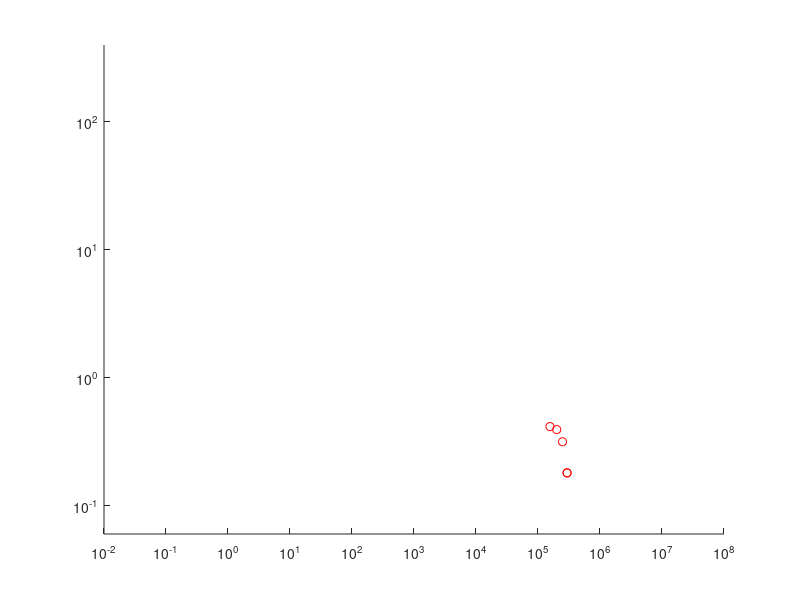
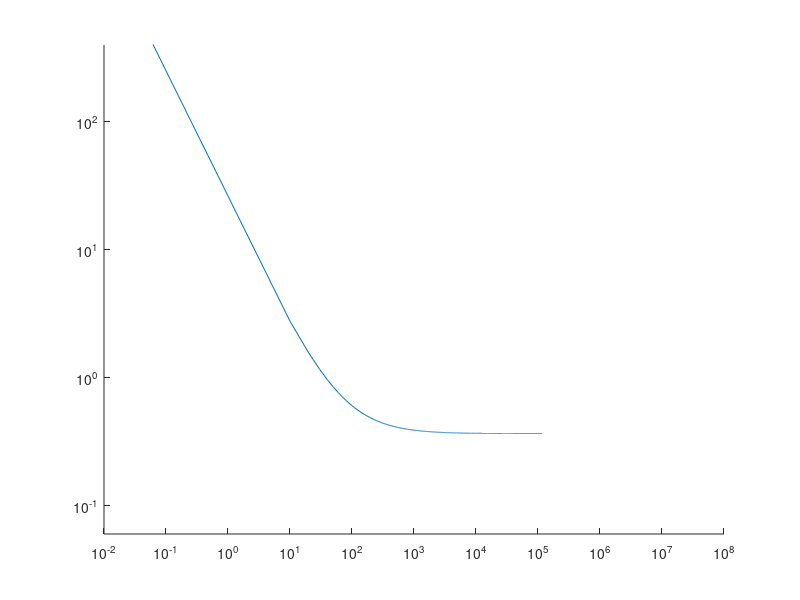

MATLAB code for these plots, in order:
clc; clear all
close all
Re1 = [ 1.5585*10^5, 2.0063*10^5, 2.4852*10^5, 2.9453*10^5, 2.9453*10^5];
Cd = [.41517, .39321, .31598, .18080, .18000];

figure(1)
axis([.01, 10*10^7, .06, 400]);
hold on
loglog(Re1, Cd, 'ro')
 

figure(2)
axis([.01, 10*10^7, .06, 400]);
hold on
Re = [.01:10:10^7];
Cdtheo =  (24./Re)+( (2.6*(Re./5))/( 1+(Re./5).^1.52 ))+( (.411*(Re./(2.63*10^5)).^-7.94)/(1+(Re./(2.63*10^5)).^-8))+( (.25*(Re./10^6))/(1+(Re./10^6)))

loglog(Re, Cdtheo)


